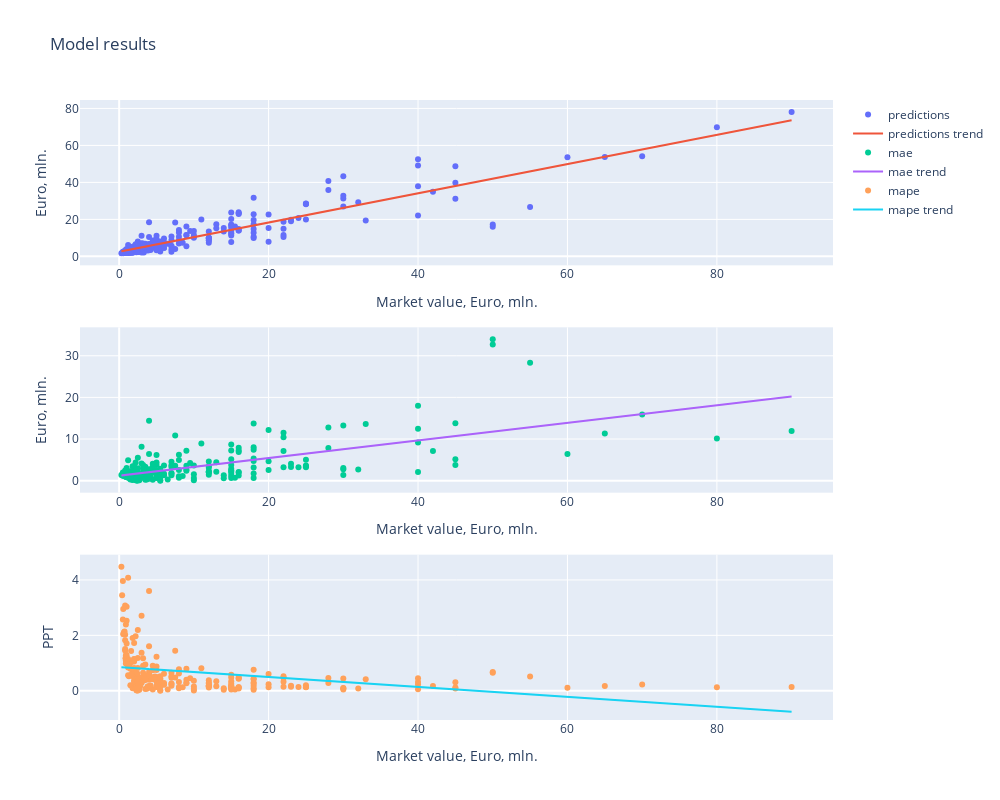
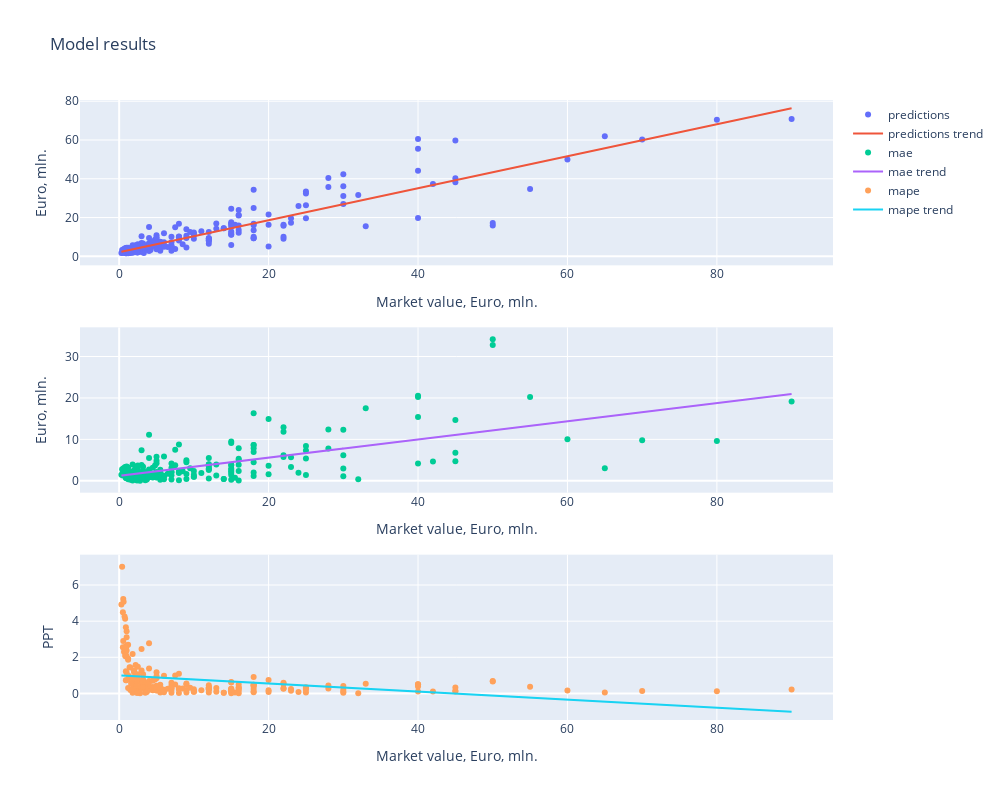
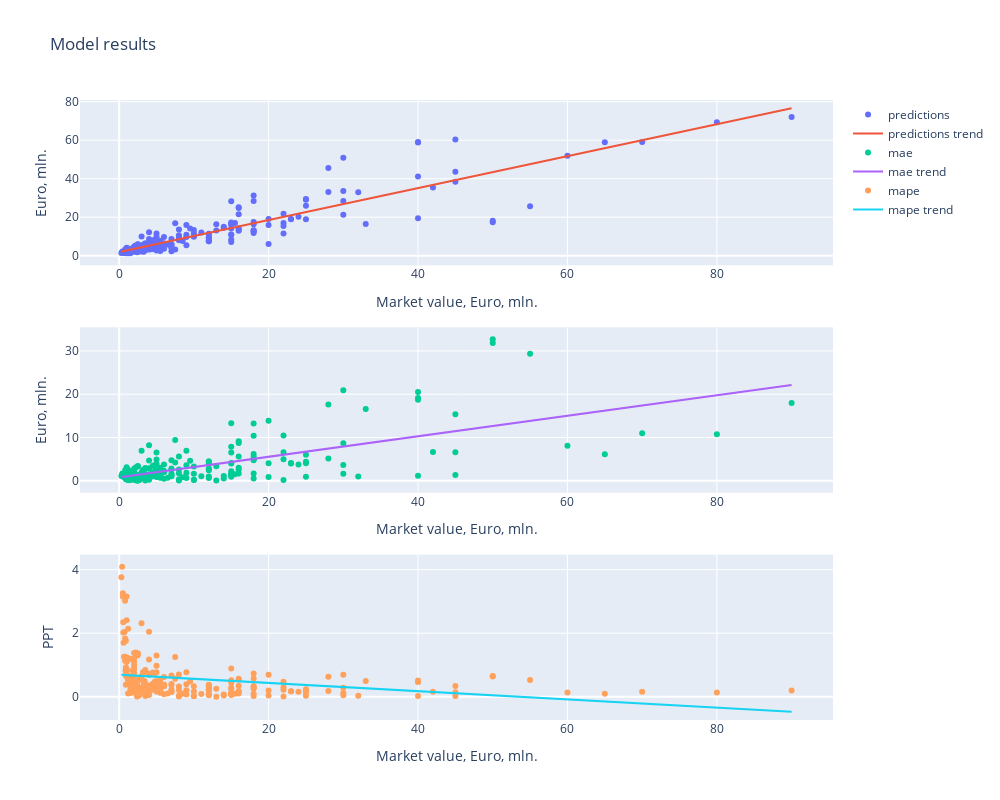
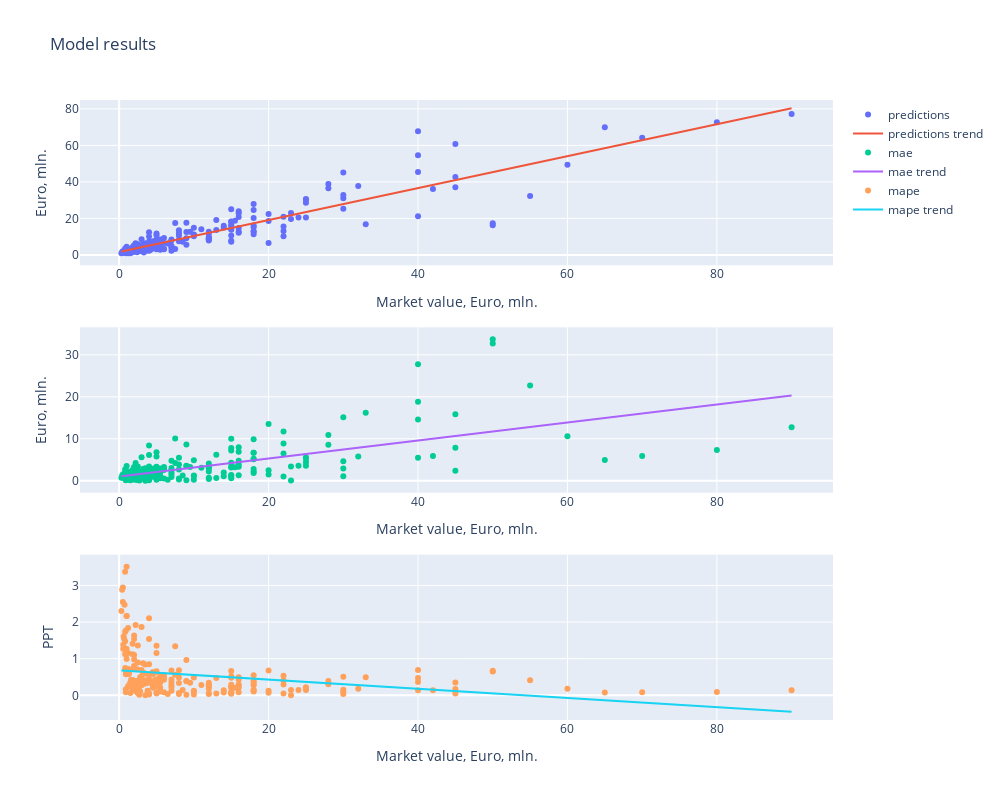

The cell these charts' notebook holds for them, in order:
### Code cell
for _, features in feature_sets.items():
    pipeline(pos='MID', features=features, full_feature_set=True)

### Figure 1 — Plotly figure (JSON) as saved in the notebook; plotly's stock layout.template omitted (floating-point values rounded to 4 significant figures; data arrays with more than 128 entries replaced by an {"elided": "..."} marker saying what was removed)
{"data": [{"mode": "markers", "name": "predictions", "type": "scatter", "x": {"elided": "236 float values"}, "xaxis": "x", "y": {"elided": "236 float values"}, "yaxis": "y"}, {"mode": "lines", "name": "predictions trend", "type": "scatter", "x": {"elided": "236 float values"}, "xaxis": "x", "y": {"elided": "236 float values"}, "yaxis": "y"}, {"mode": "markers", "name": "mae", "type": "scatter", "x": {"elided": "236 float values"}, "xaxis": "x2", "y": {"elided": "236 float values"}, "yaxis": "y2"}, {"mode": "lines", "name": "mae trend", "type": "scatter", "x": {"elided": "236 float values"}, "xaxis": "x2", "y": {"elided": "236 float values"}, "yaxis": "y2"}, {"mode": "markers", "name": "mape", "type": "scatter", "x": {"elided": "236 float values"}, "xaxis": "x3", "y": {"elided": "236 float values"}, "yaxis": "y3"}, {"mode": "lines", "name": "mape trend", "type": "scatter", "x": {"elided": "236 float values"}, "xaxis": "x3", "y": {"elided": "236 float values"}, "yaxis": "y3"}], "layout": {"height": 800, "title": {"text": "Model results"}, "width": 1000, "xaxis": {"anchor": "y", "domain": [0, 1], "title": {"text": "Market value, Euro, mln."}}, "xaxis2": {"anchor": "y2", "domain": [0, 1], "title": {"text": "Market value, Euro, mln."}}, "xaxis3": {"anchor": "y3", "domain": [0, 1], "title": {"text": "Market value, Euro, mln."}}, "yaxis": {"anchor": "x", "domain": [0.7333, 1], "title": {"text": "Euro, mln."}}, "yaxis2": {"anchor": "x2", "domain": [0.3667, 0.6333], "title": {"text": "Euro, mln."}}, "yaxis3": {"anchor": "x3", "domain": [0, 0.2667], "title": {"text": "PPT"}}}}

### Figure 2 — Plotly figure (JSON) as saved in the notebook; plotly's stock layout.template omitted (floating-point values rounded to 4 significant figures; data arrays with more than 128 entries replaced by an {"elided": "..."} marker saying what was removed)
{"data": [{"mode": "markers", "name": "predictions", "type": "scatter", "x": {"elided": "236 float values"}, "xaxis": "x", "y": {"elided": "236 float values"}, "yaxis": "y"}, {"mode": "lines", "name": "predictions trend", "type": "scatter", "x": {"elided": "236 float values"}, "xaxis": "x", "y": {"elided": "236 float values"}, "yaxis": "y"}, {"mode": "markers", "name": "mae", "type": "scatter", "x": {"elided": "236 float values"}, "xaxis": "x2", "y": {"elided": "236 float values"}, "yaxis": "y2"}, {"mode": "lines", "name": "mae trend", "type": "scatter", "x": {"elided": "236 float values"}, "xaxis": "x2", "y": {"elided": "236 float values"}, "yaxis": "y2"}, {"mode": "markers", "name": "mape", "type": "scatter", "x": {"elided": "236 float values"}, "xaxis": "x3", "y": {"elided": "236 float values"}, "yaxis": "y3"}, {"mode": "lines", "name": "mape trend", "type": "scatter", "x": {"elided": "236 float values"}, "xaxis": "x3", "y": {"elided": "236 float values"}, "yaxis": "y3"}], "layout": {"height": 800, "title": {"text": "Model results"}, "width": 1000, "xaxis": {"anchor": "y", "domain": [0, 1], "title": {"text": "Market value, Euro, mln."}}, "xaxis2": {"anchor": "y2", "domain": [0, 1], "title": {"text": "Market value, Euro, mln."}}, "xaxis3": {"anchor": "y3", "domain": [0, 1], "title": {"text": "Market value, Euro, mln."}}, "yaxis": {"anchor": "x", "domain": [0.7333, 1], "title": {"text": "Euro, mln."}}, "yaxis2": {"anchor": "x2", "domain": [0.3667, 0.6333], "title": {"text": "Euro, mln."}}, "yaxis3": {"anchor": "x3", "domain": [0, 0.2667], "title": {"text": "PPT"}}}}

### Figure 3 — Plotly figure (JSON) as saved in the notebook; plotly's stock layout.template omitted (floating-point values rounded to 4 significant figures; data arrays with more than 128 entries replaced by an {"elided": "..."} marker saying what was removed)
{"data": [{"mode": "markers", "name": "predictions", "type": "scatter", "x": {"elided": "236 float values"}, "xaxis": "x", "y": {"elided": "236 float values"}, "yaxis": "y"}, {"mode": "lines", "name": "predictions trend", "type": "scatter", "x": {"elided": "236 float values"}, "xaxis": "x", "y": {"elided": "236 float values"}, "yaxis": "y"}, {"mode": "markers", "name": "mae", "type": "scatter", "x": {"elided": "236 float values"}, "xaxis": "x2", "y": {"elided": "236 float values"}, "yaxis": "y2"}, {"mode": "lines", "name": "mae trend", "type": "scatter", "x": {"elided": "236 float values"}, "xaxis": "x2", "y": {"elided": "236 float values"}, "yaxis": "y2"}, {"mode": "markers", "name": "mape", "type": "scatter", "x": {"elided": "236 float values"}, "xaxis": "x3", "y": {"elided": "236 float values"}, "yaxis": "y3"}, {"mode": "lines", "name": "mape trend", "type": "scatter", "x": {"elided": "236 float values"}, "xaxis": "x3", "y": {"elided": "236 float values"}, "yaxis": "y3"}], "layout": {"height": 800, "title": {"text": "Model results"}, "width": 1000, "xaxis": {"anchor": "y", "domain": [0, 1], "title": {"text": "Market value, Euro, mln."}}, "xaxis2": {"anchor": "y2", "domain": [0, 1], "title": {"text": "Market value, Euro, mln."}}, "xaxis3": {"anchor": "y3", "domain": [0, 1], "title": {"text": "Market value, Euro, mln."}}, "yaxis": {"anchor": "x", "domain": [0.7333, 1], "title": {"text": "Euro, mln."}}, "yaxis2": {"anchor": "x2", "domain": [0.3667, 0.6333], "title": {"text": "Euro, mln."}}, "yaxis3": {"anchor": "x3", "domain": [0, 0.2667], "title": {"text": "PPT"}}}}

### Figure 4 — Plotly figure (JSON) as saved in the notebook; plotly's stock layout.template omitted (floating-point values rounded to 4 significant figures; data arrays with more than 128 entries replaced by an {"elided": "..."} marker saying what was removed)
{"data": [{"mode": "markers", "name": "predictions", "type": "scatter", "x": {"elided": "236 float values"}, "xaxis": "x", "y": {"elided": "236 float values"}, "yaxis": "y"}, {"mode": "lines", "name": "predictions trend", "type": "scatter", "x": {"elided": "236 float values"}, "xaxis": "x", "y": {"elided": "236 float values"}, "yaxis": "y"}, {"mode": "markers", "name": "mae", "type": "scatter", "x": {"elided": "236 float values"}, "xaxis": "x2", "y": {"elided": "236 float values"}, "yaxis": "y2"}, {"mode": "lines", "name": "mae trend", "type": "scatter", "x": {"elided": "236 float values"}, "xaxis": "x2", "y": {"elided": "236 float values"}, "yaxis": "y2"}, {"mode": "markers", "name": "mape", "type": "scatter", "x": {"elided": "236 float values"}, "xaxis": "x3", "y": {"elided": "236 float values"}, "yaxis": "y3"}, {"mode": "lines", "name": "mape trend", "type": "scatter", "x": {"elided": "236 float values"}, "xaxis": "x3", "y": {"elided": "236 float values"}, "yaxis": "y3"}], "layout": {"height": 800, "title": {"text": "Model results"}, "width": 1000, "xaxis": {"anchor": "y", "domain": [0, 1], "title": {"text": "Market value, Euro, mln."}}, "xaxis2": {"anchor": "y2", "domain": [0, 1], "title": {"text": "Market value, Euro, mln."}}, "xaxis3": {"anchor": "y3", "domain": [0, 1], "title": {"text": "Market value, Euro, mln."}}, "yaxis": {"anchor": "x", "domain": [0.7333, 1], "title": {"text": "Euro, mln."}}, "yaxis2": {"anchor": "x2", "domain": [0.3667, 0.6333], "title": {"text": "Euro, mln."}}, "yaxis3": {"anchor": "x3", "domain": [0, 0.2667], "title": {"text": "PPT"}}}}
